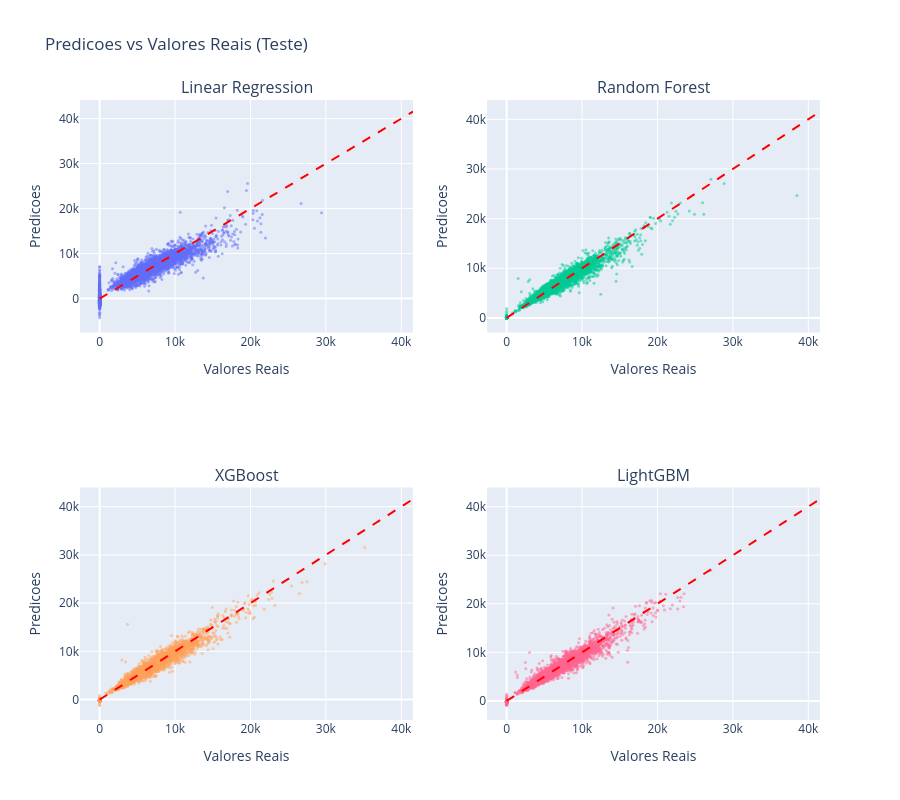

Write notebook code for a chart like this one.
### Code cell
# VISUALIZACAO 2: PREDICOES VS VALORES REAIS

fig = make_subplots(
    rows=2, cols=2,
    subplot_titles=[r['metrics_test']['Model'].replace(' (Test)', '') 
                    for r in all_results]
)

positions = [(1,1), (1,2), (2,1), (2,2)]

for i, (r, pos) in enumerate(zip(all_results, positions)):
    # Sample para visualizacao (max 5000 pontos)
    sample_size = min(5000, len(y_test))
    idx = np.random.choice(len(y_test), sample_size, replace=False)
    
    fig.add_trace(
        go.Scatter(
            x=y_test.iloc[idx],
            y=r['y_pred_test'][idx],
            mode='markers',
            marker=dict(size=3, opacity=0.5),
            name=r['metrics_test']['Model'].replace(' (Test)', '')
        ),
        row=pos[0], col=pos[1]
    )
    
    # Linha diagonal (predicao perfeita)
    max_val = max(y_test.max(), r['y_pred_test'].max())
    fig.add_trace(
        go.Scatter(
            x=[0, max_val],
            y=[0, max_val],
            mode='lines',
            line=dict(color='red', dash='dash'),
            showlegend=False
        ),
        row=pos[0], col=pos[1]
    )

fig.update_xaxes(title_text="Valores Reais")
fig.update_yaxes(title_text="Predicoes")
fig.update_layout(height=800, showlegend=False,
                  title_text="Predicoes vs Valores Reais (Teste)")
fig.write_html("../images/predictions_vs_actual.html")
fig.show()

print("\nINTERPRETACAO:")
print("   - Pontos proximos da linha vermelha = boas predicoes")
print("   - Dispersao = erros do modelo")
print("   - Padroes sistematicos = vies do modelo")

### Figure 1 — Plotly figure (JSON) as saved in the notebook; plotly's stock layout.template omitted (floating-point values rounded to 4 significant figures; data arrays with more than 128 entries replaced by an {"elided": "..."} marker saying what was removed)
{"data": [{"marker": {"opacity": 0.5, "size": 3}, "mode": "markers", "name": "Linear Regression", "type": "scatter", "x": {"elided": "5000 int values"}, "xaxis": "x", "y": {"elided": "5000 float values"}, "yaxis": "y"}, {"line": {"color": "red", "dash": "dash"}, "mode": "lines", "showlegend": false, "type": "scatter", "x": [0, 41551], "xaxis": "x", "y": [0, 41551], "yaxis": "y"}, {"marker": {"opacity": 0.5, "size": 3}, "mode": "markers", "name": "Random Forest", "type": "scatter", "x": {"elided": "5000 int values"}, "xaxis": "x2", "y": {"elided": "5000 float values"}, "yaxis": "y2"}, {"line": {"color": "red", "dash": "dash"}, "mode": "lines", "showlegend": false, "type": "scatter", "x": [0, 41551], "xaxis": "x2", "y": [0, 41551], "yaxis": "y2"}, {"marker": {"opacity": 0.5, "size": 3}, "mode": "markers", "name": "XGBoost", "type": "scatter", "x": {"elided": "5000 int values"}, "xaxis": "x3", "y": {"elided": "5000 float values"}, "yaxis": "y3"}, {"line": {"color": "red", "dash": "dash"}, "mode": "lines", "showlegend": false, "type": "scatter", "x": [0, 41551], "xaxis": "x3", "y": [0, 41551], "yaxis": "y3"}, {"marker": {"opacity": 0.5, "size": 3}, "mode": "markers", "name": "LightGBM", "type": "scatter", "x": {"elided": "5000 int values"}, "xaxis": "x4", "y": {"elided": "5000 float values"}, "yaxis": "y4"}, {"line": {"color": "red", "dash": "dash"}, "mode": "lines", "showlegend": false, "type": "scatter", "x": [0, 41551], "xaxis": "x4", "y": [0, 41551], "yaxis": "y4"}], "layout": {"annotations": [{"font": {"size": 16}, "showarrow": false, "text": "Linear Regression", "x": 0.225, "xanchor": "center", "xref": "paper", "y": 1, "yanchor": "bottom", "yref": "paper"}, {"font": {"size": 16}, "showarrow": false, "text": "Random Forest", "x": 0.775, "xanchor": "center", "xref": "paper", "y": 1, "yanchor": "bottom", "yref": "paper"}, {"font": {"size": 16}, "showarrow": false, "text": "XGBoost", "x": 0.225, "xanchor": "center", "xref": "paper", "y": 0.375, "yanchor": "bottom", "yref": "paper"}, {"font": {"size": 16}, "showarrow": false, "text": "LightGBM", "x": 0.775, "xanchor": "center", "xref": "paper", "y": 0.375, "yanchor": "bottom", "yref": "paper"}], "height": 800, "showlegend": false, "title": {"text": "Predicoes vs Valores Reais (Teste)"}, "xaxis": {"anchor": "y", "domain": [0, 0.45], "title": {"text": "Valores Reais"}}, "xaxis2": {"anchor": "y2", "domain": [0.55, 1], "title": {"text": "Valores Reais"}}, "xaxis3": {"anchor": "y3", "domain": [0, 0.45], "title": {"text": "Valores Reais"}}, "xaxis4": {"anchor": "y4", "domain": [0.55, 1], "title": {"text": "Valores Reais"}}, "yaxis": {"anchor": "x", "domain": [0.625, 1], "title": {"text": "Predicoes"}}, "yaxis2": {"anchor": "x2", "domain": [0.625, 1], "title": {"text": "Predicoes"}}, "yaxis3": {"anchor": "x3", "domain": [0, 0.375], "title": {"text": "Predicoes"}}, "yaxis4": {"anchor": "x4", "domain": [0, 0.375], "title": {"text": "Predicoes"}}}}
